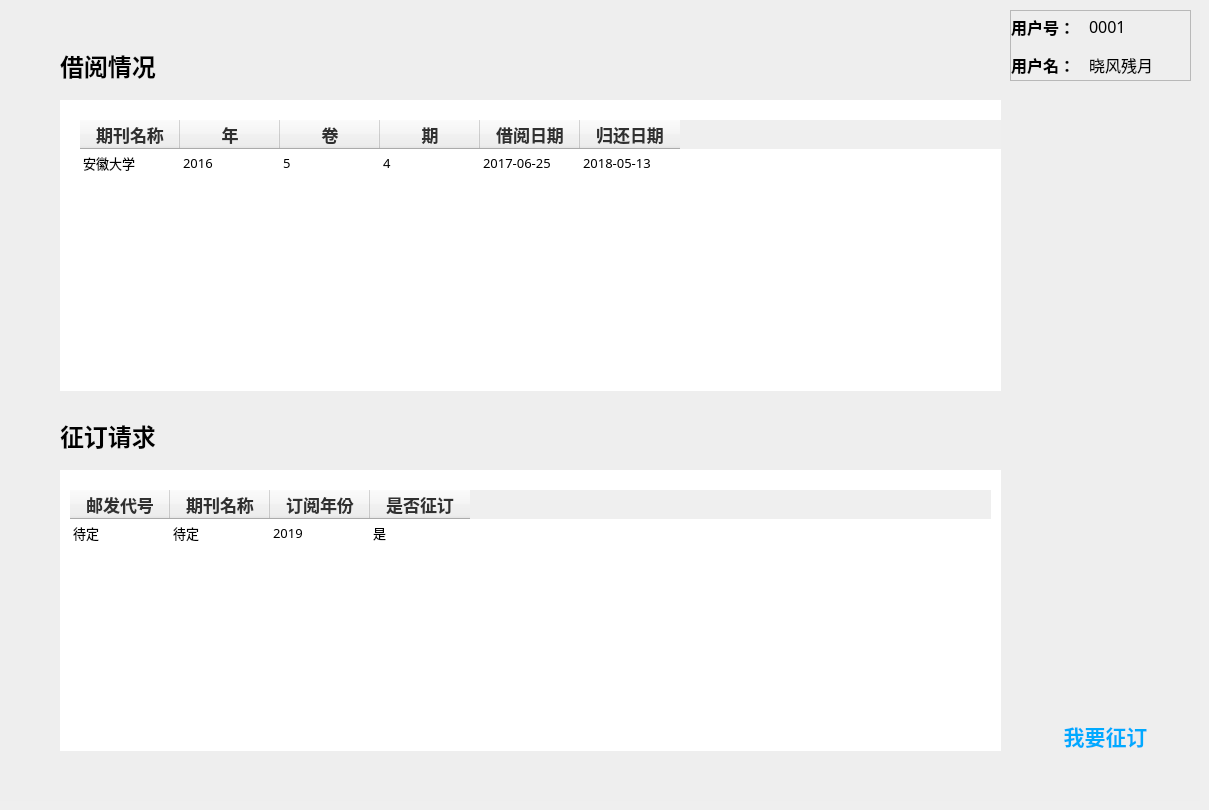
    <widget class="QWidget" name="page_7">
     <widget class="QLabel" name="label_89">
      <property name="geometry">
       <rect>
        <x>0</x>
        <y>0</y>
        <width>1200</width>
        <height>801</height>
       </rect>
      </property>
      <property name="styleSheet">
       <string notr="true">QLabel{
background-color:rgb(238, 238, 238);
}</string>
      </property>
      <property name="text">
       <string/>
      </property>
     </widget>
     <widget class="QTableWidget" name="tableWidget_2">
      <property name="geometry">
       <rect>
        <x>80</x>
        <y>120</y>
        <width>921</width>
        <height>251</height>
       </rect>
      </property>
      <property name="font">
       <font>
        <family>Microsoft YaHei</family>
        <pointsize>10</pointsize>
       </font>
      </property>
      <property name="styleSheet">
       <string notr="true">QTableWidget{
border:none;
}
QHeaderView{
font-family: &quot;Microsoft YaHei&quot;;
font-weight:bold;
font-size:17px;
color: #303030;
}</string>
      </property>
      <property name="autoScroll">
       <bool>false</bool>
      </property>
      <property name="editTriggers">
       <set>QAbstractItemView::NoEditTriggers</set>
      </property>
      <property name="alternatingRowColors">
       <bool>true</bool>
      </property>
      <property name="selectionMode">
       <enum>QAbstractItemView::SingleSelection</enum>
      </property>
      <property name="selectionBehavior">
       <enum>QAbstractItemView::SelectRows</enum>
      </property>
      <property name="verticalScrollMode">
       <enum>QAbstractItemView::ScrollPerPixel</enum>
      </property>
      <property name="horizontalScrollMode">
       <enum>QAbstractItemView::ScrollPerPixel</enum>
      </property>
      <property name="showGrid">
       <bool>true</bool>
      </property>
      <property name="gridStyle">
       <enum>Qt::NoPen</enum>
      </property>
      <property name="cornerButtonEnabled">
       <bool>true</bool>
      </property>
      <attribute name="horizontalHeaderVisible">
       <bool>true</bool>
      </attribute>
      <attribute name="horizontalHeaderCascadingSectionResizes">
       <bool>false</bool>
      </attribute>
      <attribute name="horizontalHeaderDefaultSectionSize">
       <number>100</number>
      </attribute>
      <attribute name="horizontalHeaderHighlightSections">
       <bool>true</bool>
      </attribute>
      <attribute name="horizontalHeaderMinimumSectionSize">
       <number>50</number>
      </attribute>
      <attribute name="horizontalHeaderShowSortIndicator" stdset="0">
       <bool>false</bool>
      </attribute>
      <attribute name="horizontalHeaderStretchLastSection">
       <bool>false</bool>
      </attribute>
      <attribute name="verticalHeaderVisible">
       <bool>false</bool>
      </attribute>
      <attribute name="verticalHeaderHighlightSections">
       <bool>false</bool>
      </attribute>
      <row>
       <property name="text">
        <string>新建行</string>
       </property>
      </row>
      <column>
       <property name="text">
        <string>期刊名称</string>
       </property>
      </column>
      <column>
       <property name="text">
        <string>年</string>
       </property>
      </column>
      <column>
       <property name="text">
        <string>卷</string>
       </property>
      </column>
      <column>
       <property name="text">
        <string>期</string>
       </property>
      </column>
      <column>
       <property name="text">
        <string>借阅日期</string>
       </property>
      </column>
      <column>
       <property name="text">
        <string>归还日期</string>
       </property>
      </column>
      <item row="0" column="0">
       <property name="text">
        <string>安徽大学</string>
       </property>
      </item>
      <item row="0" column="1">
       <property name="text">
        <string>2016</string>
       </property>
      </item>
      <item row="0" column="2">
       <property name="text">
        <string>5</string>
       </property>
      </item>
      <item row="0" column="3">
       <property name="text">
        <string>4</string>
       </property>
      </item>
      <item row="0" column="4">
       <property name="text">
        <string>2017-06-25</string>
       </property>
      </item>
      <item row="0" column="5">
       <property name="text">
        <string>2018-05-13</string>
       </property>
      </item>
     </widget>
     <widget class="QLabel" name="label_90">
      <property name="geometry">
       <rect>
        <x>60</x>
        <y>40</y>
        <width>191</width>
        <height>51</height>
       </rect>
      </property>
      <property name="font">
       <font>
        <family>微软雅黑</family>
        <pointsize>18</pointsize>
        <weight>75</weight>
        <bold>true</bold>
       </font>
      </property>
      <property name="text">
       <string>借阅情况</string>
      </property>
     </widget>
     <widget class="QLabel" name="label_91">
      <property name="geometry">
       <rect>
        <x>60</x>
        <y>100</y>
        <width>941</width>
        <height>291</height>
       </rect>
      </property>
      <property name="styleSheet">
       <string notr="true">background-color: rgb(255, 255, 255);</string>
      </property>
      <property name="text">
       <string/>
      </property>
     </widget>
     <widget class="QLabel" name="label_92">
      <property name="geometry">
       <rect>
        <x>60</x>
        <y>410</y>
        <width>121</width>
        <height>51</height>
       </rect>
      </property>
      <property name="font">
       <font>
        <family>微软雅黑</family>
        <pointsize>18</pointsize>
        <weight>75</weight>
        <bold>true</bold>
       </font>
      </property>
      <property name="text">
       <string>征订请求</string>
      </property>
     </widget>
     <widget class="QLabel" name="label_93">
      <property name="geometry">
       <rect>
        <x>60</x>
        <y>470</y>
        <width>941</width>
        <height>281</height>
       </rect>
      </property>
      <property name="styleSheet">
       <string notr="true">background-color: rgb(255, 255, 255);</string>
      </property>
      <property name="text">
       <string/>
      </property>
     </widget>
     <widget class="QTableWidget" name="tableWidget_3">
      <property name="geometry">
       <rect>
        <x>70</x>
        <y>490</y>
        <width>921</width>
        <height>251</height>
       </rect>
      </property>
      <property name="font">
       <font>
        <family>Microsoft YaHei</family>
        <pointsize>10</pointsize>
       </font>
      </property>
      <property name="styleSheet">
       <string notr="true">QTableWidget{
border:none;
}
QHeaderView{
font-family: &quot;Microsoft YaHei&quot;;
font-weight:bold;
font-size:17px;
color: #303030;
}</string>
      </property>
      <property name="autoScroll">
       <bool>false</bool>
      </property>
      <property name="editTriggers">
       <set>QAbstractItemView::NoEditTriggers</set>
      </property>
      <property name="alternatingRowColors">
       <bool>true</bool>
      </property>
      <property name="selectionMode">
       <enum>QAbstractItemView::SingleSelection</enum>
      </property>
      <property name="selectionBehavior">
       <enum>QAbstractItemView::SelectRows</enum>
      </property>
      <property name="verticalScrollMode">
       <enum>QAbstractItemView::ScrollPerPixel</enum>
      </property>
      <property name="horizontalScrollMode">
       <enum>QAbstractItemView::ScrollPerPixel</enum>
      </property>
      <property name="showGrid">
       <bool>true</bool>
      </property>
      <property name="gridStyle">
       <enum>Qt::NoPen</enum>
      </property>
      <property name="cornerButtonEnabled">
       <bool>true</bool>
      </property>
      <attribute name="horizontalHeaderVisible">
       <bool>true</bool>
      </attribute>
      <attribute name="horizontalHeaderCascadingSectionResizes">
       <bool>false</bool>
      </attribute>
      <attribute name="horizontalHeaderDefaultSectionSize">
       <number>100</number>
      </attribute>
      <attribute name="horizontalHeaderHighlightSections">
       <bool>true</bool>
      </attribute>
      <attribute name="horizontalHeaderMinimumSectionSize">
       <number>50</number>
      </attribute>
      <attribute name="horizontalHeaderShowSortIndicator" stdset="0">
       <bool>false</bool>
      </attribute>
      <attribute name="horizontalHeaderStretchLastSection">
       <bool>false</bool>
      </attribute>
      <attribute name="verticalHeaderVisible">
       <bool>false</bool>
      </attribute>
      <attribute name="verticalHeaderHighlightSections">
       <bool>false</bool>
      </attribute>
      <row>
       <property name="text">
        <string>新建行</string>
       </property>
      </row>
      <column>
       <property name="text">
        <string>邮发代号</string>
       </property>
      </column>
      <column>
       <property name="text">
        <string>期刊名称</string>
       </property>
      </column>
      <column>
       <property name="text">
        <string>订阅年份</string>
       </property>
      </column>
      <column>
       <property name="text">
        <string>是否征订</string>
       </property>
      </column>
      <item row="0" column="0">
       <property name="text">
        <string>待定</string>
       </property>
      </item>
      <item row="0" column="1">
       <property name="text">
        <string>待定</string>
       </property>
      </item>
      <item row="0" column="2">
       <property name="text">
        <string>2019</string>
       </property>
      </item>
      <item row="0" column="3">
       <property name="text">
        <string>是</string>
       </property>
      </item>
     </widget>
     <widget class="QPushButton" name="pushButton_14">
      <property name="geometry">
       <rect>
        <x>1050</x>
        <y>710</y>
        <width>111</width>
        <height>51</height>
       </rect>
      </property>
      <property name="font">
       <font>
        <family>微软雅黑</family>
        <pointsize>16</pointsize>
        <weight>75</weight>
        <bold>true</bold>
       </font>
      </property>
      <property name="cursor">
       <cursorShape>PointingHandCursor</cursorShape>
      </property>
      <property name="styleSheet">
       <string notr="true">QPushButton{
border:none;
color:rgb(0, 170, 255);
}
QPushButton:hover{
border:none;
color:rgb(0, 153, 229);
}</string>
      </property>
      <property name="text">
       <string>我要征订</string>
      </property>
     </widget>
     <widget class="QFrame" name="frame_2">
      <property name="geometry">
       <rect>
        <x>1010</x>
        <y>10</y>
        <width>181</width>
        <height>71</height>
       </rect>
      </property>
      <property name="frameShape">
       <enum>QFrame::StyledPanel</enum>
      </property>
      <property name="frameShadow">
       <enum>QFrame::Raised</enum>
      </property>
      <widget class="QWidget" name="layoutWidget_2">
       <property name="geometry">
        <rect>
         <x>0</x>
         <y>0</y>
         <width>181</width>
         <height>71</height>
        </rect>
       </property>
       <layout class="QGridLayout" name="gridLayout">
        <item row="0" column="0">
         <widget class="QLabel" name="label_7">
          <property name="minimumSize">
           <size>
            <width>71</width>
            <height>31</height>
           </size>
          </property>
          <property name="maximumSize">
           <size>
            <width>71</width>
            <height>31</height>
           </size>
          </property>
          <property name="font">
           <font>
            <family>微软雅黑</family>
            <pointsize>12</pointsize>
            <weight>75</weight>
            <bold>true</bold>
           </font>
          </property>
          <property name="text">
           <string>用户号：</string>
          </property>
         </widget>
        </item>
        <item row="1" column="0">
         <widget class="QLabel" name="label_8">
          <property name="minimumSize">
           <size>
            <width>71</width>
            <height>21</height>
           </size>
          </property>
          <property name="maximumSize">
           <size>
            <width>71</width>
            <height>21</height>
           </size>
          </property>
          <property name="font">
           <font>
            <family>微软雅黑</family>
            <pointsize>12</pointsize>
            <weight>75</weight>
            <bold>true</bold>
           </font>
          </property>
          <property name="text">
           <string>用户名：</string>
          </property>
         </widget>
        </item>
        <item row="1" column="1">
         <widget class="QLabel" name="label_11">
          <property name="minimumSize">
           <size>
            <width>101</width>
            <height>31</height>
           </size>
          </property>
          <property name="font">
           <font>
            <family>微软雅黑</family>
            <pointsize>12</pointsize>
            <weight>50</weight>
            <bold>false</bold>
           </font>
          </property>
          <property name="text">
           <string>晓风残月</string>
          </property>
         </widget>
        </item>
        <item row="0" column="1">
         <widget class="QLabel" name="label_9">
          <property name="minimumSize">
           <size>
            <width>101</width>
            <height>31</height>
           </size>
          </property>
          <property name="maximumSize">
           <size>
            <width>101</width>
            <height>31</height>
           </size>
          </property>
          <property name="font">
           <font>
            <family>微软雅黑</family>
            <pointsize>12</pointsize>
            <weight>50</weight>
            <bold>false</bold>
           </font>
          </property>
          <property name="text">
           <string>0001</string>
          </property>
         </widget>
        </item>
       </layout>
      </widget>
     </widget>
     <zorder>label_89</zorder>
     <zorder>label_90</zorder>
     <zorder>label_91</zorder>
     <zorder>tableWidget_2</zorder>
     <zorder>label_92</zorder>
     <zorder>label_93</zorder>
     <zorder>tableWidget_3</zorder>
     <zorder>pushButton_14</zorder>
     <zorder>frame_2</zorder>
    </widget>
